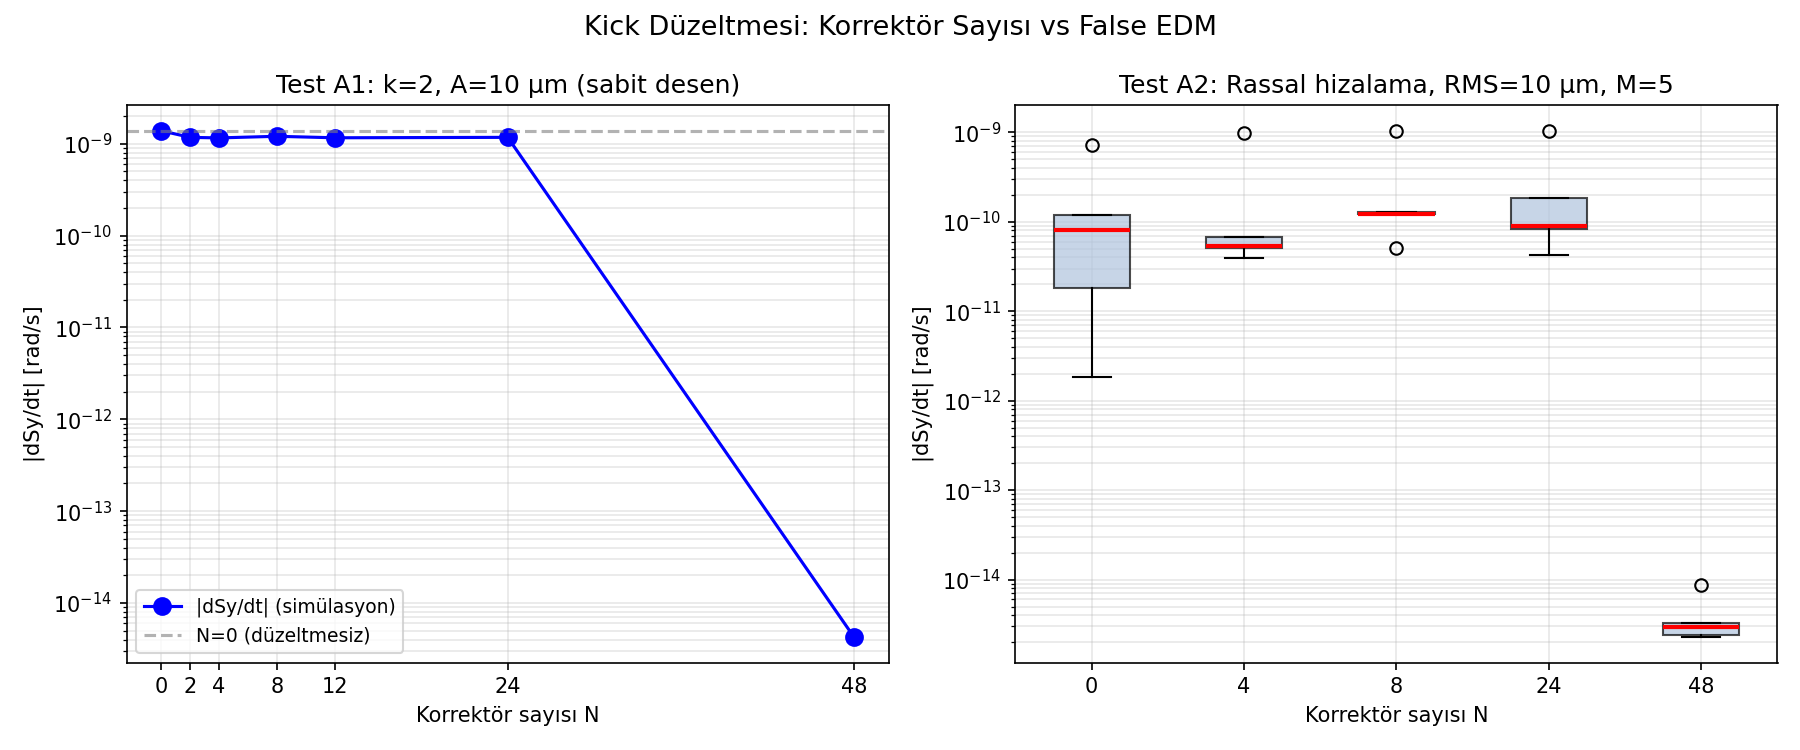

Generate this figure with Python:
#!/usr/bin/env python3
"""test_kick_correction.py — Kick sayısı vs False EDM testi.

Amaç:
  k=2 yörünge hizalama hatası için N korrektör kicki false EDM'yi ne kadar
  bastırır? Analitik Courant-Snyder yeşil fonksiyonu ile optimal kick vektörü
  hesaplanır, ardından tam simülasyon ile dSy/dt ölçülür.

Test A1 — k=2 sabit:
  Δy_j = A₂ × F_{k=2,cos}[j], N_corr ∈ {0, 2, 4, 8, 12, 24, 48}
  Teorik beklenti: equidistant QF korrektörler için k=2 cos+sin bileşenlerini
  tam kapatmak en az N=8 gerektirir.

Test A2 — rassal hizalama:
  RMS(Δy) = A_RAND, M realizasyon, N_corr ∈ {0, 4, 8, 24, 48}
  Amaç: sabit korrektör konumları farklı hizalama desenlerinde ne kadar iyi?

Korrektör modeli:
  Gerçek makinede bağımsız dipol korrektör ≡ ince-lens yaklaşımında kaydırılmış
  kuadrupol: θ = K₁L × δy. Korrektör kick'i, korrektör konumundaki quad'a ek
  Δy olarak modellenir.

Çıktı:
  test_kick_correction.png — iki alt-grafik
  Terminal tablo
"""

import json
import os
import sys
import time

import matplotlib
matplotlib.use("Agg")
import matplotlib.pyplot as plt
import multiprocessing as mp
import numpy as np

os.chdir(os.path.dirname(os.path.abspath(__file__)))
sys.path.insert(0, os.path.dirname(os.path.abspath(__file__)))

# ── Fiziksel sabitler ────────────────────────────────────────────────────────
M2  = 0.938272046   # proton kütlesi [GeV/c²]
AMU = 1.792847356   # anormal manyetik moment

# ── Test parametreleri ───────────────────────────────────────────────────────
Q_Y          = 2.68    # dikey betatron tune (params.json'da tanımsız → hardcode)
A_K2         = 1e-5    # k=2 sabit test genliği [m] = 10 μm
T2           = 5e-4    # simülasyon süresi [s]
CO_TURNS     = 12      # kapalı yörünge bulma tur sayısı
CO_ITER      = 1       # Newton yinelemesi sayısı
RETURN_STEPS = 3000    # Poincaré kayıt kapasitesi
N_CORR_K2    = [0, 2, 4, 8, 12, 24, 48]
N_CORR_RAND  = [0, 4, 8, 24, 48]
M_RAND       = 5       # rassal realizasyon sayısı
A_RAND       = 1e-5    # rassal hizalama RMS [m]


# ── FODO analitik parametreler ───────────────────────────────────────────────

def _fodo_lattice(config):
    """FODO ızgara parametrelerini analitik olarak hesaplar.

    Dönüş: (n_q, KL, beta, psi)
      n_q  : toplam kuadrupol sayısı = 2×nFODO
      KL   : ince-lens odak kuvveti [m⁻¹]  (K₁ × L)
      beta : her quad pozisyonunda beta fonksiyonu [m], boy n_q
      psi  : her quad pozisyonunda betatron faz ilerlemesi [rad], boy n_q
    """
    nFODO   = int(config["nFODO"])
    n_q     = 2 * nFODO
    R0      = float(config["R0"])
    quadLen = float(config["quadLen"])
    dLen    = float(config["driftLen"])
    g1      = float(config["g1"])

    # Bρ = p[GeV/c] / 0.3  [T·m]
    p_magic = M2 / np.sqrt(AMU)
    Brho    = p_magic / 0.3
    KL      = g1 * quadLen / Brho

    # Çevre → hücre uzunluğu → beta fonksiyonları
    circ   = 2*np.pi*R0 + 4*nFODO*dLen + 2*nFODO*quadLen
    L_half = circ / (2 * nFODO)           # QF↔QD mesafesi [m]
    mu     = 2*np.pi*Q_Y / nFODO          # hücre başına faz ilerlemesi [rad]
    beta_F = L_half * (1 + np.sin(mu/2)) / np.sin(mu)
    beta_D = L_half * (1 - np.sin(mu/2)) / np.sin(mu)

    # Çift indeks → QF (beta_F), tek indeks → QD (beta_D)
    beta = np.where(np.arange(n_q) % 2 == 0, beta_F, beta_D)
    psi  = np.arange(n_q) * (2*np.pi*Q_Y / n_q)
    return n_q, KL, beta, psi


def build_green_matrix(beta, psi):
    """Courant-Snyder Green fonksiyonu matrisi.

    G[i,j] = √(β_i β_j) × cos(|ψ_i − ψ_j| − πQ) / (2 sin(πQ))

    Kapalı yörünge yanıtı: y_CO = KL × G @ Δy
    """
    i_idx, j_idx = np.meshgrid(np.arange(len(beta)),
                                np.arange(len(beta)), indexing='ij')
    dpsi = np.abs(psi[i_idx] - psi[j_idx])
    return (np.sqrt(beta[i_idx] * beta[j_idx])
            * np.cos(dpsi - np.pi * Q_Y)
            / (2 * np.sin(np.pi * Q_Y)))


# ── Kick düzeltmesi ──────────────────────────────────────────────────────────

def apply_kick_correction(quad_dy, G, n_corr):
    """N eşit aralıklı QF korrektörle en küçük kareler yörünge düzeltmesi.

    Parametreler:
      quad_dy : orijinal quad dikey hataları [m], boy n_q
      G       : Green matrisi, (n_q × n_q)
      n_corr  : korrektör sayısı

    Dönüş:
      dy_new     : düzeltilmiş quad dizisi [m]
      corr_idx   : korrektör indeksleri
      orbit_norm : ||G @ dy_new|| / √n_q  (artık orbit etkin değeri)
    """
    n_q   = len(quad_dy)
    orbit = G @ quad_dy
    norm_fn = lambda v: float(np.linalg.norm(G @ v) / np.sqrt(n_q))

    if n_corr == 0:
        return quad_dy.copy(), np.array([], dtype=int), norm_fn(quad_dy)

    qf_idx = np.arange(0, n_q, 2)    # [0, 2, 4, …, n_q-2]: QF pozisyonları
    n_qf   = len(qf_idx)

    if n_corr >= n_q:
        corr_idx = np.arange(n_q)
    elif n_corr >= n_qf:
        corr_idx = qf_idx
    else:
        step     = n_qf // n_corr
        corr_idx = qf_idx[::step][:n_corr]

    # G[:, corr_idx] @ Δy_c = −(G @ dy_orig)  →  en küçük kareler çözümü
    delta, _, _, _ = np.linalg.lstsq(G[:, corr_idx], -orbit, rcond=None)

    dy_new = quad_dy.copy()
    dy_new[corr_idx] += delta
    return dy_new, corr_idx, norm_fn(dy_new)


# ── Yardımcılar ─────────────────────────────────────────────────────────────

def _suppress_stdout():
    """C++ verbose çıktısını /dev/null'a yönlendirir."""
    fd = os.dup(1)
    null = os.open(os.devnull, os.O_WRONLY)
    os.dup2(null, 1)
    os.close(null)
    return fd


def _restore_stdout(fd):
    os.dup2(fd, 1)
    os.close(fd)


# ── Paralel worker ───────────────────────────────────────────────────────────

def _worker(task):
    """Tek simülasyon: kapalı yörünge bul → spin takip → dSy/dt ölç.

    Görev demeti: (label, quad_dy_list, t2, co_turns, co_iter, return_steps)
    Dönüş: (label, slope [rad/s], co_off [μm])
    """
    label, quad_dy_list, t2, co_turns, co_iter, return_steps = task

    import os, sys, json, numpy as np
    os.chdir(os.path.dirname(os.path.abspath(__file__)))
    sys.path.insert(0, os.path.dirname(os.path.abspath(__file__)))

    from false_edm_mode_scan import setup_fields, find_closed_orbit, _make_state, C
    from integrator import integrate_particle

    with open("params.json") as fh:
        config = json.load(fh)

    fields, _, beta0, R0, p_mag, direction = setup_fields(config)
    dt    = float(config.get("dt", 1e-11))
    circ  = (2*np.pi*R0
             + 4*fields.nFODO*fields.driftLen
             + 2*fields.nFODO*fields.quadLen)
    T_rev = circ / (beta0 * C)
    dy    = np.asarray(quad_dy_list, dtype=float)

    saved = _suppress_stdout()
    try:
        v_co, _ = find_closed_orbit(fields, p_mag, direction, dy, dt, T_rev,
                                     n_turns=co_turns, n_iter=co_iter)
        y_launch = _make_state(v_co, p_mag, direction, [0.0, 0.0, direction])
        fields.poincare_quad_index = 0.0
        _, poin, poin_t = integrate_particle(
            y_launch, 0.0, t2, dt,
            fields=fields,
            return_steps=return_steps,
            quad_dy=dy,
        )
    finally:
        _restore_stdout(saved)

    sy    = np.asarray(poin[:, 7], float)
    ts    = np.asarray(poin_t,     float)
    slope = float(np.polyfit(ts, sy, 1)[0])
    co_off = float(np.hypot(v_co[0], v_co[1]) * 1e6)   # [μm]
    return label, slope, co_off


# ── Ana rutin ────────────────────────────────────────────────────────────────

def main():
    t0 = time.time()

    with open("params.json") as fh:
        config = json.load(fh)

    n_q, KL, beta, psi = _fodo_lattice(config)
    G = build_green_matrix(beta, psi)

    from fourier_reconstruct import fodo_basis
    antisym = config.get("smooth_antisym_fodo", True)
    F2, _   = fodo_basis(n_q, [2], antisym)
    dy_k2   = A_K2 * F2[:, 0]     # k=2 cos bileşeni, genlik A_K2

    nFODO = int(config["nFODO"])
    print(f"FODO parametreleri: nFODO={nFODO}, n_q={n_q}, KL={KL:.4f} m⁻¹")
    print(f"  β_F={float(beta[0]):.1f} m,  β_D={float(beta[1]):.1f} m,  Q_y={Q_Y}")

    # ── Test A1: k=2 sabit ────────────────────────────────────────────────
    tasks_k2    = []
    orms_k2     = {}
    for nc in N_CORR_K2:
        dy_corr, _, orms = apply_kick_correction(dy_k2, G, nc)
        orms_k2[nc] = orms * KL * 1e6    # artık orbit RMS [μm]
        tasks_k2.append((
            f"k2_N{nc}",
            dy_corr.tolist(),
            T2, CO_TURNS, CO_ITER, RETURN_STEPS,
        ))

    # ── Test A2: rassal hizalama ─────────────────────────────────────────
    rng = np.random.default_rng(42)
    rand_patterns = [rng.standard_normal(n_q) * A_RAND for _ in range(M_RAND)]
    tasks_rand = []
    orms_rand  = {}
    for m_idx, dy_rand in enumerate(rand_patterns):
        for nc in N_CORR_RAND:
            dy_corr, _, orms = apply_kick_correction(dy_rand, G, nc)
            orms_rand[(m_idx, nc)] = orms * KL * 1e6
            tasks_rand.append((
                f"rand_m{m_idx}_N{nc}",
                dy_corr.tolist(),
                T2, CO_TURNS, CO_ITER, RETURN_STEPS,
            ))

    all_tasks = tasks_k2 + tasks_rand
    n_total   = len(all_tasks)
    n_workers = min(mp.cpu_count(), n_total)
    print(f"\nToplam {n_total} simülasyon, {n_workers} işçi ile başlatılıyor...")

    ctx = mp.get_context("spawn")
    with ctx.Pool(processes=n_workers) as pool:
        results = pool.map(_worker, all_tasks)

    elapsed = time.time() - t0

    # Sonuç sözlüğü
    res_map = {lbl: (sl, co) for lbl, sl, co in results}

    # ── Tablo A1 ─────────────────────────────────────────────────────────
    slopes_k2 = [res_map[f"k2_N{nc}"][0] for nc in N_CORR_K2]
    ref_k2    = slopes_k2[0]

    print(f"\n{'─'*72}")
    print("Test A1: k=2 cos, A=10 μm — korrektör sayısı taraması")
    print(f"{'─'*72}")
    hdr = f"{'N_corr':>8}  {'dSy/dt [rad/s]':>18}  {'|bastırma|':>12}  {'CO artık RMS [μm]':>20}"
    print(hdr)
    print('─' * len(hdr))
    for nc, sl in zip(N_CORR_K2, slopes_k2):
        ratio = abs(sl / ref_k2) if ref_k2 != 0 else float('nan')
        print(f"{nc:>8d}  {sl:>18.4e}  {ratio:>12.4f}  {orms_k2[nc]:>20.4f}")

    # ── Tablo A2 ─────────────────────────────────────────────────────────
    rand_by_nc = {nc: [] for nc in N_CORR_RAND}
    for m_idx in range(M_RAND):
        for nc in N_CORR_RAND:
            rand_by_nc[nc].append(res_map[f"rand_m{m_idx}_N{nc}"][0])

    print(f"\n{'─'*72}")
    print(f"Test A2: Rassal hizalama, RMS=10 μm, M={M_RAND} realizasyon")
    print(f"{'─'*72}")
    hdr2 = f"{'N_corr':>8}  {'medyan |dSy/dt|':>18}  {'std |dSy/dt|':>16}  {'bast. oranı':>12}"
    print(hdr2)
    print('─' * len(hdr2))
    ref_rand = np.median(np.abs(rand_by_nc[0])) or 1.0
    for nc in N_CORR_RAND:
        arr = np.abs(rand_by_nc[nc])
        print(f"{nc:>8d}  {np.median(arr):>18.4e}  {np.std(arr):>16.4e}  "
              f"{np.median(arr)/ref_rand:>12.4f}")

    print(f"\nToplam süre: {elapsed:.1f} s")

    # ── Figür ────────────────────────────────────────────────────────────
    fig, axes = plt.subplots(1, 2, figsize=(12, 5))
    fig.suptitle("Kick Düzeltmesi: Korrektör Sayısı vs False EDM", fontsize=13)

    # Sol panel — k=2 sabit
    ax = axes[0]
    ax.semilogy(N_CORR_K2, np.abs(slopes_k2), 'bo-', markersize=8, linewidth=1.5,
                label='|dSy/dt| (simülasyon)')
    ax.axhline(np.abs(ref_k2), color='gray', ls='--', alpha=0.6, label='N=0 (düzeltmesiz)')
    ax.set_xlabel("Korrektör sayısı N")
    ax.set_ylabel("|dSy/dt| [rad/s]")
    ax.set_title("Test A1: k=2, A=10 μm (sabit desen)")
    ax.legend(fontsize=9)
    ax.grid(True, which='both', alpha=0.3)
    ax.set_xticks(N_CORR_K2)

    # Sağ panel — rassal desen kutu-bıyık grafiği
    ax = axes[1]
    data_boxes = [np.abs(rand_by_nc[nc]) for nc in N_CORR_RAND]
    bp = ax.boxplot(data_boxes,
                    positions=range(len(N_CORR_RAND)),
                    patch_artist=True,
                    medianprops=dict(color='red', linewidth=2))
    for patch in bp['boxes']:
        patch.set_facecolor('lightsteelblue')
        patch.set_alpha(0.7)
    ax.set_yscale('log')
    ax.set_xticks(range(len(N_CORR_RAND)))
    ax.set_xticklabels([str(nc) for nc in N_CORR_RAND])
    ax.set_xlabel("Korrektör sayısı N")
    ax.set_ylabel("|dSy/dt| [rad/s]")
    ax.set_title(f"Test A2: Rassal hizalama, RMS=10 μm, M={M_RAND}")
    ax.grid(True, which='both', alpha=0.3)

    plt.tight_layout()
    out = "test_kick_correction.png"
    plt.savefig(out, dpi=150)
    print(f"Figür kaydedildi: {out}")


if __name__ == "__main__":
    main()
